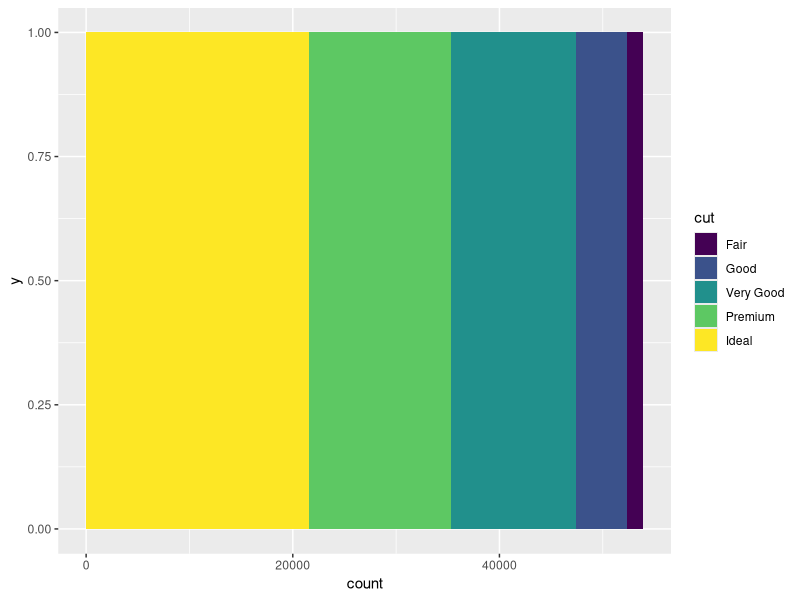
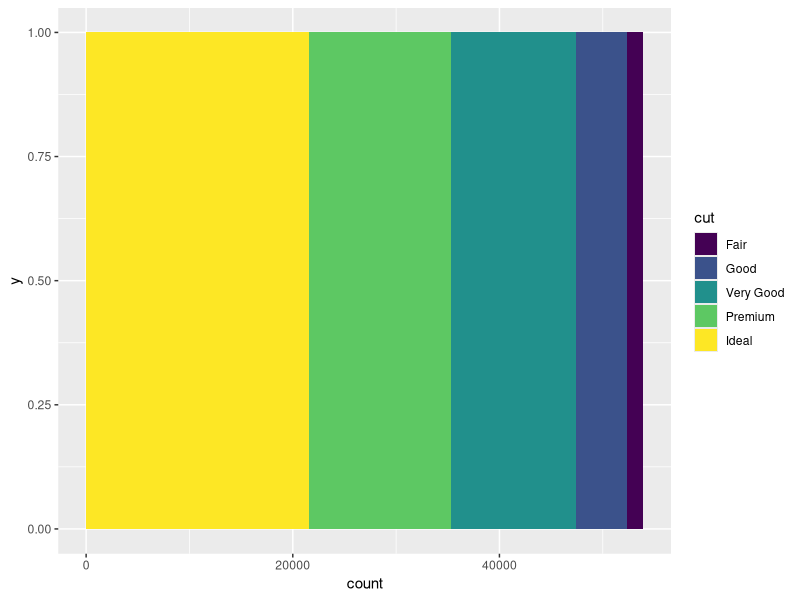
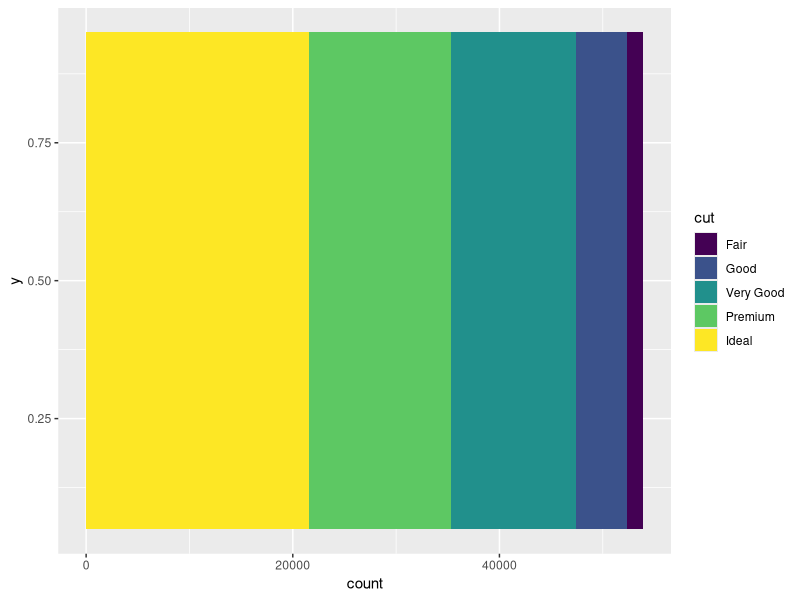

The R source for these figures, in order: (Note: this script raises an error after producing the figures.)
## ---- chunk 1
knitr::opts_chunk$set(echo = TRUE)
options(tidyverse.quiet = TRUE)
## ---- chunk 2
library(tidyverse)

ggplot(data = diamonds) + 
  aes(y = .5, fill = cut) + 
  geom_bar(width = 1)
  
ggplot(data = diamonds) + 
  aes(fill = cut) + 
  geom_bar(width = 1, aes(y = .5))

ggplot(diamonds) + 
  aes(fill = cut, y = .5) +
  layer(geom = "bar", stat = "count", 
        position = "stack", check.aes = F)
  
StatCount$default_aes <- aes(y = .5)
StatCount$required_aes <- "fill"
GeomBar$required_aes <- "fill"


ggplot(diamonds) + 
  aes(fill = cut) +
  layer(geom = "bar", stat = "count", 
        position = "stack", check.aes = F)

## ---- chunk 3
